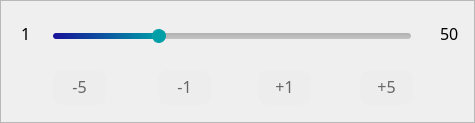
   <widget class="QFrame" name="frequencyFrame">
    <property name="geometry">
     <rect>
      <x>53</x>
      <y>290</y>
      <width>475</width>
      <height>123</height>
     </rect>
    </property>
    <property name="font">
     <font>
      <family>Yu Gothic UI Light</family>
      <pointsize>9</pointsize>
     </font>
    </property>
    <property name="styleSheet">
     <string notr="true">QPushButton {
	border-radius: 10px;
	border: 1px solid #EDEDED;
	background-color: #EDEDED;
	color: #666666;
	padding-bottom: 2px;
}

QPushButton:hover {
	border: 1px solid #009FA8;
	color: #000000;
}

QPushButton:pressed {
	background-color: #D3DDE0;
}</string>
    </property>
    <property name="frameShape">
     <enum>QFrame::StyledPanel</enum>
    </property>
    <property name="frameShadow">
     <enum>QFrame::Raised</enum>
    </property>
    <widget class="QSlider" name="frequencySlider">
     <property name="geometry">
      <rect>
       <x>53</x>
       <y>17</y>
       <width>360</width>
       <height>38</height>
      </rect>
     </property>
     <property name="font">
      <font>
       <family>Yu Gothic UI Light</family>
      </font>
     </property>
     <property name="styleSheet">
      <string notr="true">QSlider::groove:horizontal {
	height: 6px;
	background: qlineargradient(x1:0, y1:0, x2:0, y2:1, stop:0 #B1B1B1, stop:1 #c4c4c4);
	border-radius: 3px;
	margin-left: 1px;
	margin-right: 2px;
}

QSlider::handle:horizontal {
    background: #009FA8;
	width: 12px;
	margin: -4px -1px;
    border-radius: 7px;
	border: 1px solid #009FA8;
}

QSlider::handle:horizontal:hover {
    background: #009FA8;
	border-color: #181199;
}

QSlider::sub-page:horizontal {
	background: qlineargradient(x1:1, y1:0.5, x2:0, y2:0.5, stop:0 #009FA8, stop:1 #181199);
	border-radius: 3px;
}</string>
     </property>
     <property name="minimum">
      <number>1</number>
     </property>
     <property name="maximum">
      <number>50</number>
     </property>
     <property name="value">
      <number>15</number>
     </property>
     <property name="sliderPosition">
      <number>15</number>
     </property>
     <property name="orientation">
      <enum>Qt::Horizontal</enum>
     </property>
    </widget>
    <widget class="QLabel" name="frequencyMaxLabel">
     <property name="geometry">
      <rect>
       <x>440</x>
       <y>19</y>
       <width>28</width>
       <height>28</height>
      </rect>
     </property>
     <property name="font">
      <font>
       <family>Yu Gothic UI Light</family>
       <pointsize>12</pointsize>
      </font>
     </property>
     <property name="text">
      <string>50</string>
     </property>
    </widget>
    <widget class="QLabel" name="frequencyMinLabel">
     <property name="geometry">
      <rect>
       <x>21</x>
       <y>19</y>
       <width>28</width>
       <height>28</height>
      </rect>
     </property>
     <property name="font">
      <font>
       <family>Yu Gothic UI Light</family>
       <pointsize>12</pointsize>
      </font>
     </property>
     <property name="text">
      <string>1</string>
     </property>
    </widget>
    <widget class="QPushButton" name="frequencyPlusOnePushButton">
     <property name="geometry">
      <rect>
       <x>258</x>
       <y>70</y>
       <width>53</width>
       <height>35</height>
      </rect>
     </property>
     <property name="sizePolicy">
      <sizepolicy hsizetype="Minimum" vsizetype="Minimum">
       <horstretch>0</horstretch>
       <verstretch>0</verstretch>
      </sizepolicy>
     </property>
     <property name="font">
      <font>
       <family>Yu Gothic UI Light</family>
       <pointsize>12</pointsize>
      </font>
     </property>
     <property name="styleSheet">
      <string notr="true"/>
     </property>
     <property name="text">
      <string>+1</string>
     </property>
    </widget>
    <widget class="QPushButton" name="frequencyPlusFivePushButton">
     <property name="geometry">
      <rect>
       <x>360</x>
       <y>70</y>
       <width>53</width>
       <height>35</height>
      </rect>
     </property>
     <property name="sizePolicy">
      <sizepolicy hsizetype="Minimum" vsizetype="Minimum">
       <horstretch>0</horstretch>
       <verstretch>0</verstretch>
      </sizepolicy>
     </property>
     <property name="font">
      <font>
       <family>Yu Gothic UI Light</family>
       <pointsize>12</pointsize>
      </font>
     </property>
     <property name="styleSheet">
      <string notr="true"/>
     </property>
     <property name="text">
      <string>+5</string>
     </property>
    </widget>
    <widget class="QPushButton" name="frequencyMinusOnePushButton">
     <property name="geometry">
      <rect>
       <x>158</x>
       <y>70</y>
       <width>53</width>
       <height>35</height>
      </rect>
     </property>
     <property name="sizePolicy">
      <sizepolicy hsizetype="Minimum" vsizetype="Minimum">
       <horstretch>0</horstretch>
       <verstretch>0</verstretch>
      </sizepolicy>
     </property>
     <property name="font">
      <font>
       <family>Yu Gothic UI Light</family>
       <pointsize>12</pointsize>
      </font>
     </property>
     <property name="styleSheet">
      <string notr="true"/>
     </property>
     <property name="text">
      <string>-1</string>
     </property>
    </widget>
    <widget class="QPushButton" name="frequencyMinusFivePushButton">
     <property name="geometry">
      <rect>
       <x>53</x>
       <y>70</y>
       <width>53</width>
       <height>35</height>
      </rect>
     </property>
     <property name="sizePolicy">
      <sizepolicy hsizetype="Minimum" vsizetype="Minimum">
       <horstretch>0</horstretch>
       <verstretch>0</verstretch>
      </sizepolicy>
     </property>
     <property name="font">
      <font>
       <family>Yu Gothic UI Light</family>
       <pointsize>12</pointsize>
      </font>
     </property>
     <property name="styleSheet">
      <string notr="true"/>
     </property>
     <property name="text">
      <string>-5</string>
     </property>
    </widget>
   </widget>
